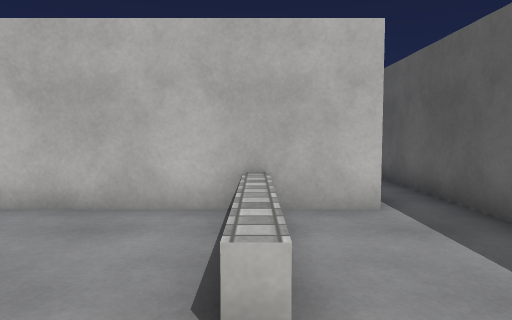
view 1 (above)

16 first-person views from a walk through a Unity game level. The camera is 1.2 m above the floor, tilts 4° down and sees 70° across. The floor is counted in squares, 1 m on a side. Each view is taken from the middle of a square. On the plan, view 1 faces up. The plan holds only what a view shows up to about 15 squares ahead; the rest is blank. The place goes on beyond the plan. Surface patterns are stand-ins for the level's own textures.

view 2
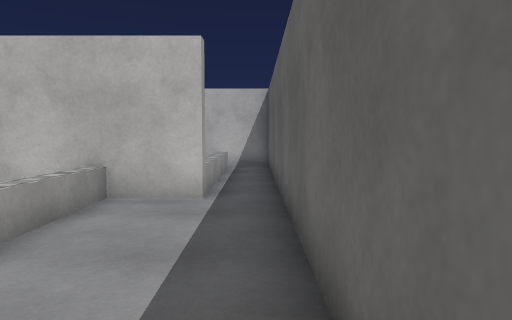

view 3
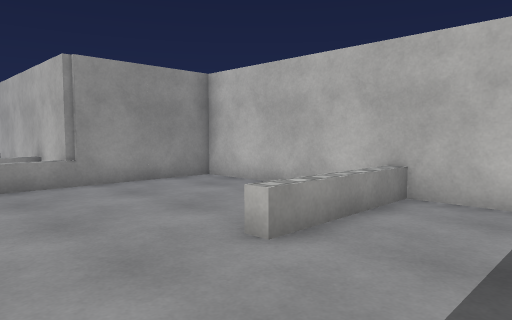

view 4
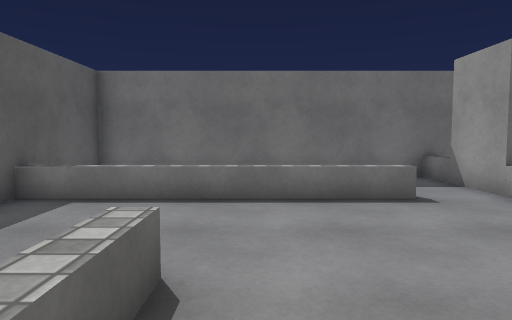

view 5
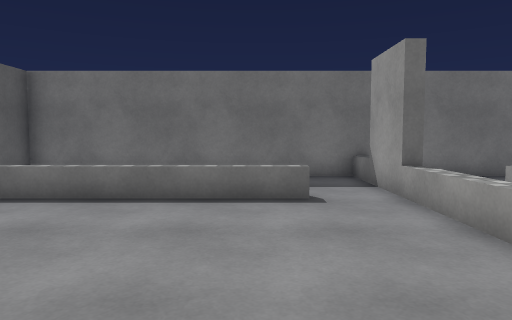

view 6
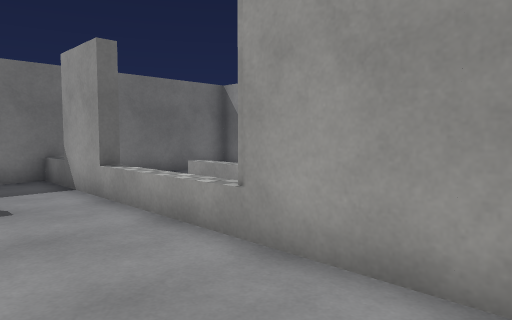

view 7
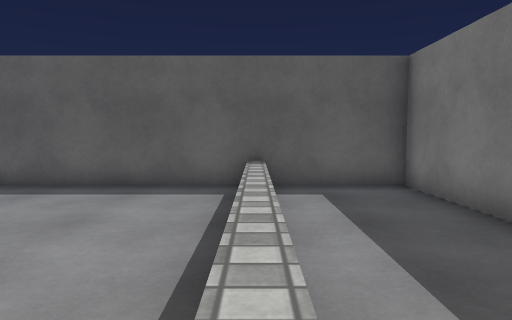

view 8
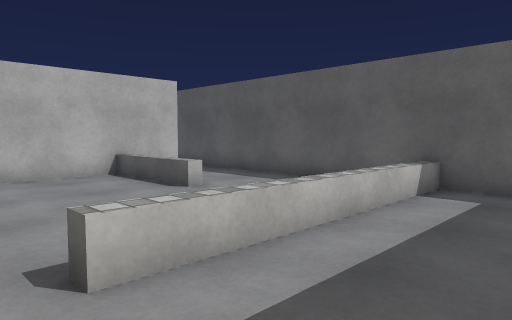

view 9
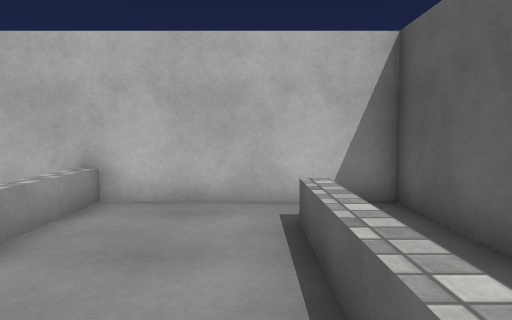

view 10
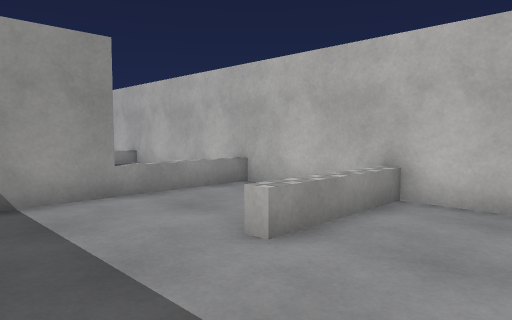

view 11
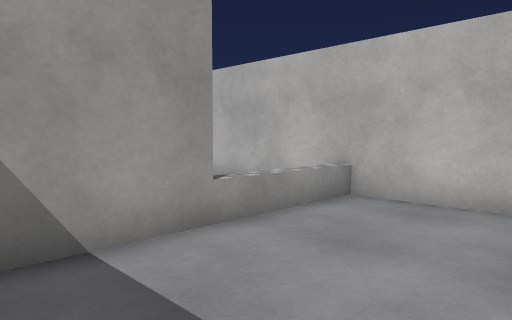

view 12
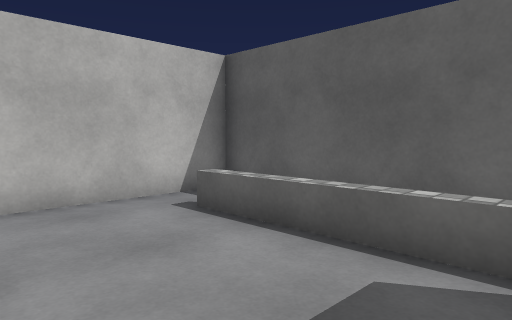

view 13
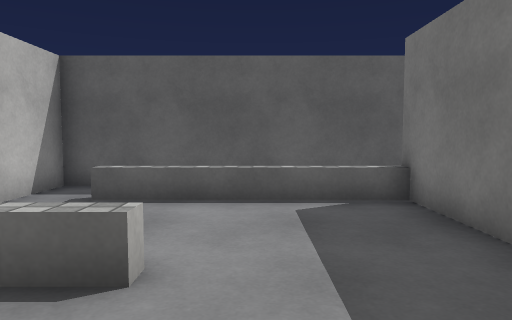

view 14
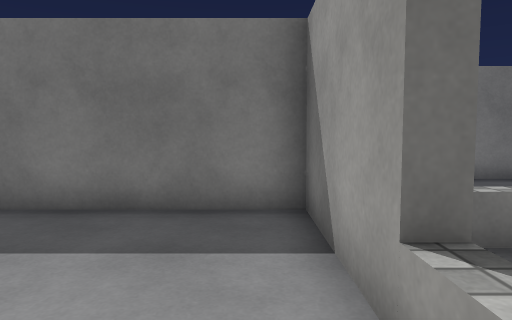

view 15
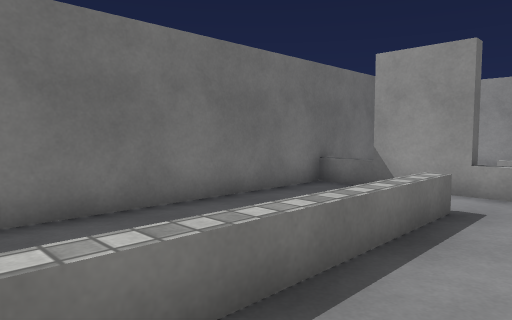

view 16
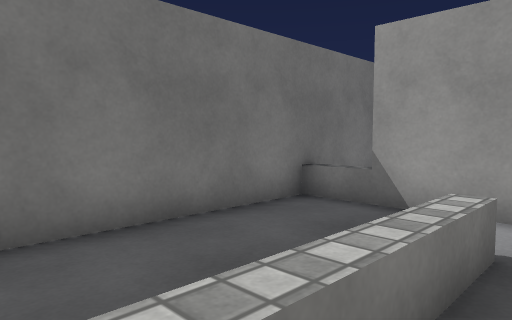

### Floor plan
Points are (right, up) in squares from view 1. A wall is a line through its corners. A room is listed if a view was taken in it or the views show most of it. See-through windows are left out.
Room 1 (views 1, 2, 3, 4, 5, 6, 7, 15, 16)
walls: (3.5, -2) (3.5, 13.5) (2.5, 13.5); (2, 11.8) (2, 5.8) (-5.8, 5.8) (-5.8, -2.6)
low walls: (0.2, 5.9) (0.2, 2) (-0.2, 2) (-0.2, 5.9); (-4, -2.2) (-4, -1.8) (3.5, -1.8)
ways out: opening at (-5, -2) to room 2; opening at (2, 13) to room 3; gap at (-6, -2)
Room 2 (view 8)
walls: (-5.8, -2.6) (-5.8, -5.5); (-6, -5.5) (3.5, -5.5) (3.5, -2)
low walls: (3.5, -2.2) (-4, -2.2)
ways out: opening at (-5, -2) to room 1; gap at (-6, -4)
Room 3 (views 9, 10, 11, 12, 13, 14)
walls: (2.5, 13.5) (-6, 13.5); (-5.8, 13.6) (-5.8, 6.2) (2, 6.2)
low walls: (-1.8, 13.6) (-1.8, 10) (-2.2, 10) (-2.2, 11.1); (1.6, 6.1) (1.6, 12)
ways out: opening at (2, 13) to room 1; gap at (-6, 10)

Positions as (right, up) in squares from view 1, and headings:
1: (0, 0), facing up
2: (3, -1), facing up
3: (3, -1), facing up-left
4: (-1, 5), facing down
5: (-3, 5), facing down
6: (-3, 5), facing down-left
7: (-5, -2), facing right
8: (-5, -5), facing up-right
9: (1, 7), facing up
10: (1, 7), facing up-left
11: (-2, 7), facing up-left
12: (-2, 7), facing up-right
13: (-5, 9), facing right
14: (-5, 12), facing down
15: (2, 0), facing down-left
16: (0, -1), facing down-left
